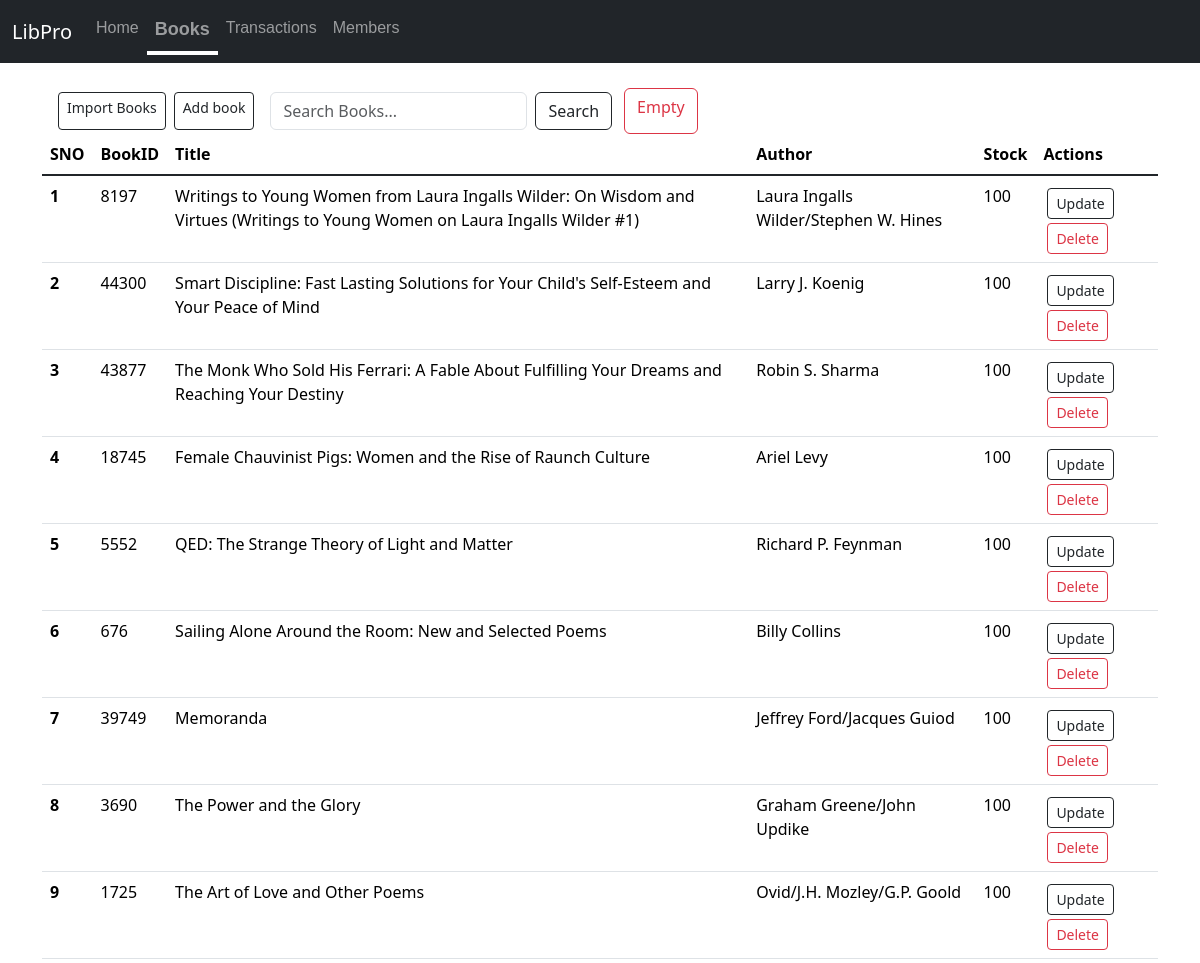
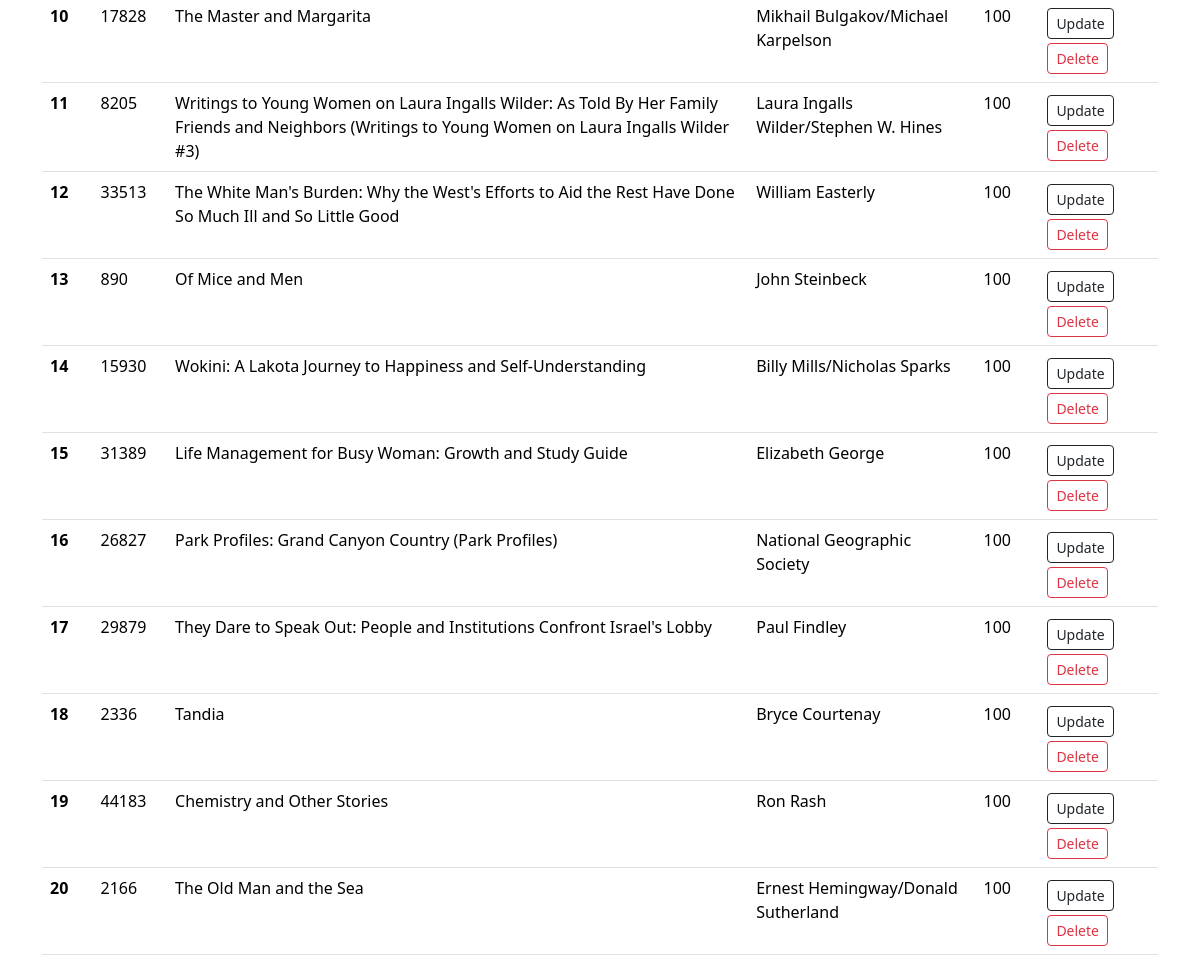
/books, run on the app's committed database (2 pictures, top to bottom).
### app.py (models this page shows)
class Books(db.Model):
    sno = db.Column(db.Integer, primary_key=True)
    bookid = db.Column(db.Integer, nullable=False,unique=True)
    title = db.Column(db.String(200), nullable=False)
    author = db.Column(db.String(500), nullable=False)
    stock = db.Column(db.Integer, nullable=False,default=100)

### app.py (the view, shortened to what this page needs)
@app.route('/<string:table>',methods=['GET','POST'])
def view(table):
    record_class=globals().get(table.capitalize())
    if record_class is None:
        flash("Invalid Operation",'error')
        return redirect('/')
    else:
        allrecords=record_class.query.all()
        return render_template(f'{table}.html',allrecords=allrecords)

### templates/books.html (shortened to what this page needs)
{% extends 'base.html' %}
{% block body %}
<div class="my-3 container">
  <div style="display:flex" class="container">
    <a href="/importbooks" class="add btn btn-outline-dark btn-sm mx-1 my-1" type="button">Import Books</a>
    <a href="/addrecord/books" class="add btn btn-outline-dark btn-sm mx-1 my-1" type="button">Add book</a>
    <form style="width:fit-content" class="d-flex mx-1 my-1" method="POST" action="/search/books" role="search">
      <input class="form-control mx-2" name="searchitem"  id="searchitem" type="search" placeholder="Search Books..." aria-label="Search">
      <button class="btn btn-outline-dark"  type="submit">Search</button>
    </form>
    <a class="btn btn-outline-danger mx-2" href="/empty/books" type="button">Empty</a>
  </div>
    <table class="table">
        <thead>
          <tr>
            <th scope="col">SNO</th>
            <th scope="col">BookID</th>
            <th scope="col">Title</th>
            <th scope="col">Author</th>
            <th scope="col">Stock</th>
            <th scope="col">Actions</th>
          </tr>
        </thead>
        <tbody class="table-group-divider">
          {% for records in allrecords  %}
          <tr>
            <th scope="row">{{loop.index}}</th>
            <td>{{records.bookid}}</td>
            <td>{{records.title}}</td>
            <td>{{records.author}}</td>
            <td>{{records.stock}}</td>
            <td>
              <a href="/updaterecord/books/{{records.sno}}" type="button" class="btn btn-outline-dark btn-sm mx-1 my-1">Update</a>
              <a href="/deleterecord/books/{{records.sno}}" type="button" class="btn btn-outline-danger btn-sm mx-1">Delete</a>
          </td>
          </tr>
          {% endfor %}
        </tbody>
      </table>
</div>
{% endblock body %}

### data on the page
Books: bookid "8197", title "Writings to Young Women from Laura Ingalls Wilder: On Wisdom and Virtues (Writings to Young Women on Laura Ingalls Wilder #1)", author "Laura Ingalls Wilder/Stephen W. Hines", stock "100"
Books: bookid "44300", title "Smart Discipline: Fast Lasting Solutions for Your Child's Self-Esteem and Your Peace of Mind", author "Larry J. Koenig", stock "100"
Books: bookid "43877", title "The Monk Who Sold His Ferrari: A Fable About Fulfilling Your Dreams and Reaching Your Destiny", author "Robin S. Sharma", stock "100"
Books: bookid "18745", title "Female Chauvinist Pigs: Women and the Rise of Raunch Culture", author "Ariel Levy", stock "100"
Books: bookid "5552", title "QED: The Strange Theory of Light and Matter", author "Richard P. Feynman", stock "100"
Books: bookid "676", title "Sailing Alone Around the Room: New and Selected Poems", author "Billy Collins", stock "100"
Books: bookid "39749", title "Memoranda", author "Jeffrey Ford/Jacques Guiod", stock "100"
Books: bookid "3690", title "The Power and the Glory", author "Graham Greene/John Updike", stock "100"
Books: bookid "1725", title "The Art of Love and Other Poems", author "Ovid/J.H. Mozley/G.P. Goold", stock "100"
Books: bookid "17828", title "The Master and Margarita", author "Mikhail Bulgakov/Michael Karpelson", stock "100"
Books: bookid "8205", title "Writings to Young Women on Laura Ingalls Wilder: As Told By Her Family Friends and Neighbors (Writings to Young Women on Laura Ingalls Wilder #3)", author "Laura Ingalls Wilder/Stephen W. Hines", stock "100"
Books: bookid "33513", title "The White Man's Burden: Why the West's Efforts to Aid the Rest Have Done So Much Ill and So Little Good", author "William Easterly", stock "100"
Books: bookid "890", title "Of Mice and Men", author "John Steinbeck", stock "100"
Books: bookid "15930", title "Wokini: A Lakota Journey to Happiness and Self-Understanding", author "Billy Mills/Nicholas Sparks", stock "100"
Books: bookid "31389", title "Life Management for Busy Woman: Growth and Study Guide", author "Elizabeth George", stock "100"
Books: bookid "26827", title "Park Profiles: Grand Canyon Country (Park Profiles)", author "National Geographic Society", stock "100"
Books: bookid "29879", title "They Dare to Speak Out: People and Institutions Confront Israel's Lobby", author "Paul Findley", stock "100"
Books: bookid "2336", title "Tandia", author "Bryce Courtenay", stock "100"
Books: bookid "44183", title "Chemistry and Other Stories", author "Ron Rash", stock "100"
Books: bookid "2166", title "The Old Man and the Sea", author "Ernest Hemingway/Donald Sutherland", stock "100"
